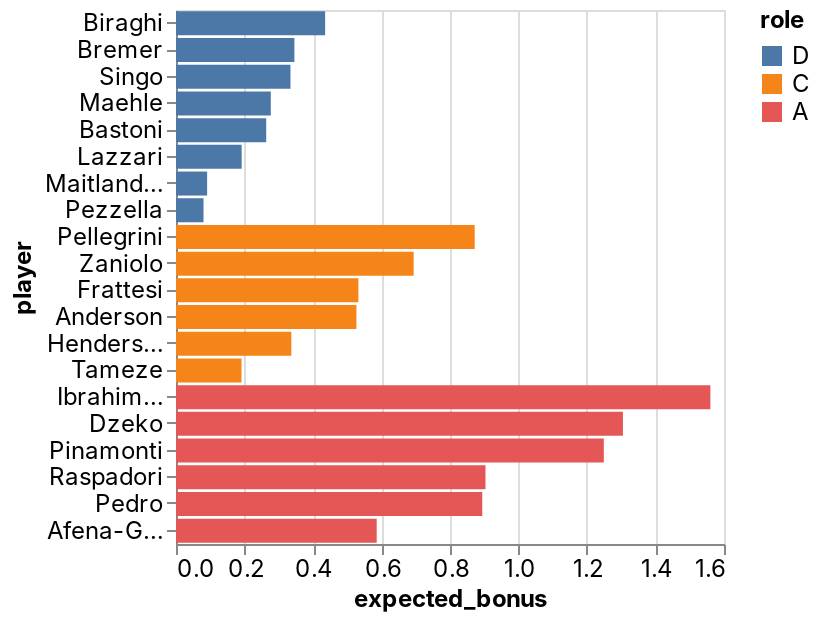

Write notebook code for a chart like this one.
### Code cell
_deepnote_run_altair(team, """{"$schema":"https://vega.github.io/schema/vega-lite/v4.json","mark":{"type":"bar","tooltip":{"content":"data"}},"height":220,"autosize":{"type":"fit"},"data":{"name":"placeholder"},"encoding":{"x":{"field":"expected_bonus","type":"quantitative","sort":null,"scale":{"type":"linear","zero":false}},"y":{"field":"player","type":"nominal","sort":null,"scale":{"type":"linear","zero":true}},"color":{"field":"role","type":"nominal","sort":null,"scale":{"type":"linear","zero":false}}}}""")

### Figure 1 — Vega-Lite specification as saved in the notebook (floating-point values rounded to 4 significant figures)
{"config": {"view": {"continuousWidth": 400, "continuousHeight": 300}, "area": {"fill": "#51C0E9"}, "axis": {"labelFont": "Inter, sans-serif", "labelFontSize": 12, "labelFontWeight": "normal", "labelLimit": 60, "labelOverlap": "greedy", "titleFont": "Inter, sans-serif", "titleFontSize": 12, "titleFontWeight": "bold"}, "background": "#ffffff", "legend": {"labelFont": "Inter, sans-serif", "labelFontSize": 12, "titleFont": "Inter, sans-serif", "titleFontSize": 12, "titleFontWeight": "bold"}, "line": {"stroke": "#51C0E9", "strokeWidth": 2}, "rect": {"fill": "#51C0E9"}, "title": {"anchor": "start", "color": "#000000", "font": "Inter, sans-serif", "fontSize": 22, "fontWeight": "normal"}}, "data": {"name": "data-9073e27df45d1c0eb12111aa3b1476f1"}, "mark": {"type": "bar", "tooltip": {"content": "data"}}, "autosize": {"type": "fit"}, "encoding": {"color": {"type": "nominal", "field": "role", "scale": {"type": "linear", "zero": false}, "sort": null}, "x": {"type": "quantitative", "field": "expected_bonus", "scale": {"type": "linear", "zero": false}, "sort": null}, "y": {"type": "nominal", "field": "player", "scale": {"type": "linear", "zero": true}, "sort": null}}, "height": 300, "width": "container", "$schema": "https://vega.github.io/schema/vega-lite/v4.json", "datasets": {"data-9073e27df45d1c0eb12111aa3b1476f1": [{"fanta_team": "Rione Monti", "role": "D", "player": "Biraghi", "team": "Fiorentina", "opponent": "Empoli", "date": "2022-04-03T00:00:00", "expected_bonus": 0.4354}, {"fanta_team": "Rione Monti", "role": "D", "player": "Bremer", "team": "Torino", "opponent": "Salernitana", "date": "2022-04-03T00:00:00", "expected_bonus": 0.3457}, {"fanta_team": "Rione Monti", "role": "D", "player": "Singo", "team": "Torino", "opponent": "Salernitana", "date": "2022-04-03T00:00:00", "expected_bonus": 0.3342}, {"fanta_team": "Rione Monti", "role": "D", "player": "Maehle", "team": "Atalanta", "opponent": "Napoli", "date": "2022-04-03T00:00:00", "expected_bonus": 0.2768}, {"fanta_team": "Rione Monti", "role": "D", "player": "Bastoni", "team": "Spezia", "opponent": "Venezia", "date": "2022-04-03T00:00:00", "expected_bonus": 0.2634}, {"fanta_team": "Rione Monti", "role": "D", "player": "Lazzari", "team": "Lazio", "opponent": "Sassuolo", "date": "2022-04-03T00:00:00", "expected_bonus": 0.1917}, {"fanta_team": "Rione Monti", "role": "D", "player": "Maitland-Niles", "team": "Roma", "opponent": "Sampdoria", "date": "2022-04-03T00:00:00", "expected_bonus": 0.09086}, {"fanta_team": "Rione Monti", "role": "D", "player": "Pezzella", "team": "Atalanta", "opponent": "Napoli", "date": "2022-04-03T00:00:00", "expected_bonus": 0.08037}, {"fanta_team": "Rione Monti", "role": "C", "player": "Pellegrini", "team": "Roma", "opponent": "Sampdoria", "date": "2022-04-03T00:00:00", "expected_bonus": 0.8721}, {"fanta_team": "Rione Monti", "role": "C", "player": "Zaniolo", "team": "Roma", "opponent": "Sampdoria", "date": "2022-04-03T00:00:00", "expected_bonus": 0.6939}, {"fanta_team": "Rione Monti", "role": "C", "player": "Frattesi", "team": "Sassuolo", "opponent": "Lazio", "date": "2022-04-03T00:00:00", "expected_bonus": 0.5326}, {"fanta_team": "Rione Monti", "role": "C", "player": "Anderson", "team": "Lazio", "opponent": "Sassuolo", "date": "2022-04-03T00:00:00", "expected_bonus": 0.5267}, {"fanta_team": "Rione Monti", "role": "C", "player": "Henderson", "team": "Empoli", "opponent": "Fiorentina", "date": "2022-04-03T00:00:00", "expected_bonus": 0.3368}, {"fanta_team": "Rione Monti", "role": "C", "player": "Tameze", "team": "Verona", "opponent": "Genoa", "date": "2022-04-03T00:00:00", "expected_bonus": 0.1912}, {"fanta_team": "Rione Monti", "role": "A", "player": "Ibrahimovic", "team": "AC Milan", "opponent": "Bologna", "date": "2022-04-03T00:00:00", "expected_bonus": 1.56}, {"fanta_team": "Rione Monti", "role": "A", "player": "Dzeko", "team": "Inter", "opponent": "Juventus", "date": "2022-04-03T00:00:00", "expected_bonus": 1.305}, {"fanta_team": "Rione Monti", "role": "A", "player": "Pinamonti", "team": "Empoli", "opponent": "Fiorentina", "date": "2022-04-03T00:00:00", "expected_bonus": 1.249}, {"fanta_team": "Rione Monti", "role": "A", "player": "Raspadori", "team": "Sassuolo", "opponent": "Lazio", "date": "2022-04-03T00:00:00", "expected_bonus": 0.9036}, {"fanta_team": "Rione Monti", "role": "A", "player": "Pedro", "team": "Lazio", "opponent": "Sassuolo", "date": "2022-04-03T00:00:00", "expected_bonus": 0.8942}, {"fanta_team": "Rione Monti", "role": "A", "player": "Afena-Gyan", "team": "Roma", "opponent": "Sampdoria", "date": "2022-04-03T00:00:00", "expected_bonus": 0.586}]}}
